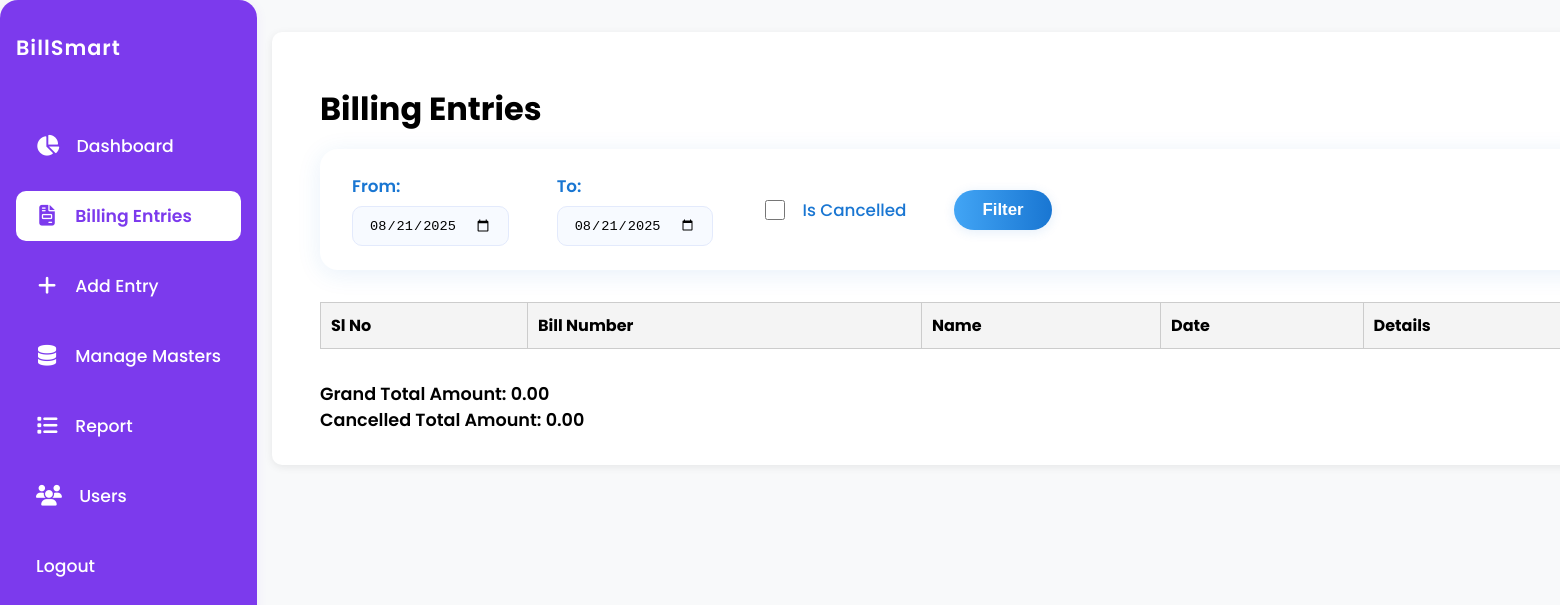
Page / (signed in) on the earlier database version.
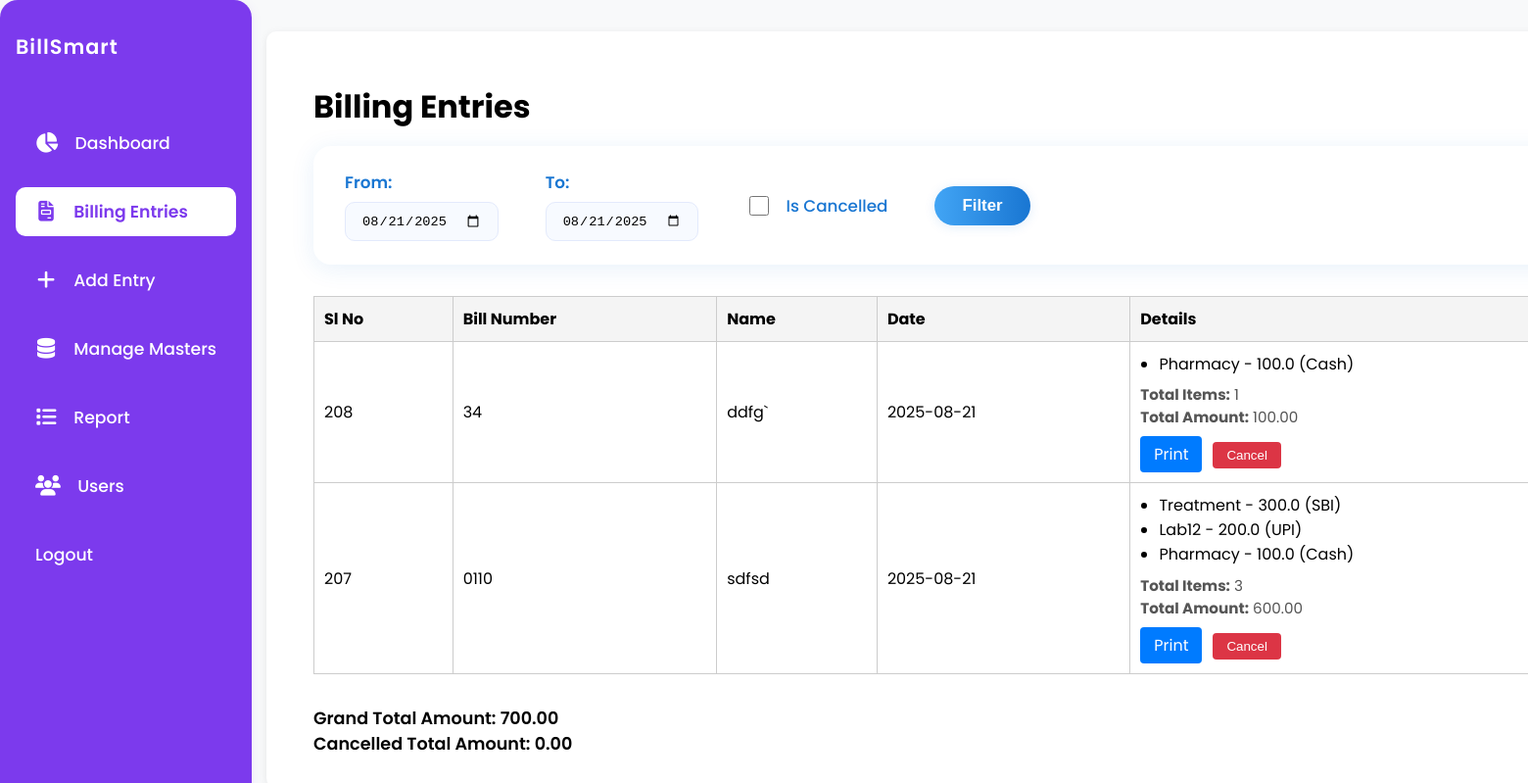
Same page on the later database version.
### app.py (models this page shows)
class HeaderEntry(db.Model):
    id = db.Column(db.Integer, primary_key=True)
    op_bill_no = db.Column(db.String(50), nullable=False)
    patient_name = db.Column(db.String(100), nullable=False)
    date = db.Column(db.Date, nullable=False)
    is_cancelled = db.Column(db.Boolean, default=False, nullable=False)
    created_at = db.Column(db.DateTime, default=lambda: datetime.now(IST), nullable=False)
    updated_at = db.Column(db.DateTime, default=lambda: datetime.now(IST), onupdate=lambda: datetime.now(IST), nullable=False)
    details = db.relationship('DetailsEntry', backref='header', lazy=True)

class DetailsEntry(db.Model):
    id = db.Column(db.Integer, primary_key=True)
    header_id = db.Column(db.Integer, db.ForeignKey('header_entry.id'), nullable=False)
    category_id = db.Column(db.Integer, db.ForeignKey('category.id'), nullable=False)
    amount = db.Column(db.Float, nullable=False)
    payment_type_id = db.Column(db.Integer, db.ForeignKey('payment_type.id'), nullable=False)
    category = db.relationship('Category', backref='details_entries')
    payment_type = db.relationship('PaymentType', backref='details_entries')

class Category(db.Model):
    id = db.Column(db.Integer, primary_key=True)
    name = db.Column(db.String(100), unique=True, nullable=False)

class PaymentType(db.Model):
    id = db.Column(db.Integer, primary_key=True)
    name = db.Column(db.String(100), unique=True, nullable=False)

### app.py (the view)
@app.route('/', methods=['GET', 'POST'])
@login_required
def index():
    today_str = datetime.now().strftime('%Y-%m-%d')
    from_date = request.args.get('from_date', today_str)
    to_date = request.args.get('to_date', today_str)
    is_cancelled = request.args.get('is_cancelled')
    if request.method == 'POST' and 'cancel_id' in request.form:
        header = HeaderEntry.query.get(int(request.form['cancel_id']))
        if header and not header.is_cancelled:
            header.is_cancelled = True
            header.updated_at = datetime.now(IST)
            db.session.commit()
    from_dt = datetime.strptime(from_date, '%Y-%m-%d').date()
    to_dt = datetime.strptime(to_date, '%Y-%m-%d').date()
    query = HeaderEntry.query.filter(HeaderEntry.date >= from_dt, HeaderEntry.date <= to_dt)
    if is_cancelled:
        query = query.filter(HeaderEntry.is_cancelled == True)
    headers = query.order_by(HeaderEntry.id.desc()).all()
    bills = []
    grand_total = 0.0
    cancelled_total = 0.0
    for header in headers:
        details = DetailsEntry.query.filter_by(header_id=header.id).all()
        total_amount = sum(d.amount for d in details)
        total_items = len(details)
        bills.append({
            'header': header,
            'details': details,
            'total_amount': total_amount,
            'total_items': total_items
        })
        if header.is_cancelled:
            cancelled_total += total_amount
        else:
            grand_total += total_amount
    return render_template('index.html', bills=bills, from_date=from_date, to_date=to_date, grand_total=grand_total, cancelled_total=cancelled_total)

### app.py (called while the page is built, shortened)
def login_required(f):
    @wraps(f)
    def decorated_function(*args, **kwargs):
        if 'user_id' not in session:
            return redirect(url_for('login'))
        return f(*args, **kwargs)
    return decorated_function

@app.context_processor
def inject_usertype():
    return dict(session=session)

@app.before_request
def daily_backup():
    if not os.path.exists(BACKUP_DIR):
        os.makedirs(BACKUP_DIR)
    today = datetime.now().strftime('%Y-%m-%d')
    last_backup = None
    if os.path.exists(LAST_BACKUP_FILE):
        with open(LAST_BACKUP_FILE, 'r') as f:
            last_backup = f.read().strip()

### templates/index.html (shortened to what this page needs)
<!DOCTYPE html>
<html lang="en">
<head>
</head>
<body>
    <div class="container" style="max-width:100vw; width:100vw; padding:32px 40px 32px 48px;">
                {% include '_navbar.html' %}
        <h1>Billing Entries</h1>
        <form method="get" action="{{ url_for('index') }}" class="filter-form">
            <label class="card-label">
                <span class="card-label-text">From:</span>
                <input type="date" name="from_date" value="{{ from_date }}" class="card-input">
            </label>
            <label class="card-label">
                <span class="card-label-text">To:</span>
                <input type="date" name="to_date" value="{{ to_date }}" class="card-input">
            </label>
            <label class="card-checkbox-label">
                <input type="checkbox" name="is_cancelled" value="1" {% if request.args.get('is_cancelled') %}checked{% endif %} class="card-checkbox">
                <span class="card-checkbox-text">Is Cancelled</span>
            </label>
            <button type="submit" class="card-btn">Filter</button>
        </form>
        <table>
            <tr>
                <th>Sl No</th>
                <th>Bill Number</th>
                <th>Name</th>
                <th>Date</th>
                <th>Details</th>
            </tr>
            {% for bill in bills %}
            <tr{% if bill.header.is_cancelled %} style="background-color: #e0e0e0; color: #888;"{% endif %}>
                <td>{{ bill.header.id }}</td>
                <td>{{ bill.header.op_bill_no }}</td>
                <td>{{ bill.header.patient_name }}</td>
                <td>{{ bill.header.date.strftime('%Y-%m-%d') }}</td>
                <td>
                    <ul>
                    {% for detail in bill.details %}
                        <li>{{ detail.category.name }} - {{ detail.amount }} ({{ detail.payment_type.name }})</li>
                    {% endfor %}
                    </ul>
                    <div style="font-size:0.95em; color:#555; margin-top:0.5em;">
                        <b>Total Items:</b> {{ bill.total_items }}<br>
                        <b>Total Amount:</b> {{ '%.2f' % bill.total_amount }}
                    </div>
                    <a href="{{ url_for('print_bill', header_id=bill.header.id) }}" target="_blank" style="display:inline-block;margin-top:0.5em;background:#007bff;color:#fff;padding:6px 14px;border-radius:4px;text-decoration:none;">Print</a>
                    {% if not bill.header.is_cancelled %}
                    <button type="button" onclick="cancelBill('{{ bill.header.id }}')" style="background:#dc3545; color:#fff; border:none; border-radius:4px; padding:6px 14px; margin-left:0.5em;">Cancel</button>
                    {% endif %}
                </td>
                          </tr>
            {% endfor %}
        </table>
        <div style="font-weight:600; font-size:1.1em; margin-top:1em;">
            Grand Total Amount: {{ '%.2f' % grand_total }}<br>
            Cancelled Total Amount: {{ '%.2f' % cancelled_total }}
        </div>
    </div>
</body>
</html>

### templates/_navbar.html (shortened to what this page needs)
<link rel="stylesheet" href="https://cdnjs.cloudflare.com/ajax/libs/font-awesome/6.4.2/css/all.min.css" />
<nav class="sidebar">
    <div class="logo">BillSmart</div>
    <a href="{{ url_for('dashboard') }}" {% if request.endpoint == 'dashboard' %}class="active"{% endif %}><i class="fa-solid fa-chart-pie"></i>Dashboard</a>
    <a href="{{ url_for('index') }}" {% if request.endpoint == 'index' %}class="active"{% endif %}><i class="fa-solid fa-file-invoice"></i>Billing Entries</a>
    <a href="{{ url_for('add_entry') }}" {% if request.endpoint == 'add_entry' %}class="active"{% endif %}><i class="fa-solid fa-plus"></i>Add Entry</a>
    <a href="{{ url_for('masters') }}" {% if request.endpoint == 'masters' %}class="active"{% endif %}><i class="fa-solid fa-database"></i>Manage Masters</a>
    <a href="{{ url_for('category_report') }}" {% if request.endpoint == 'category_report' %}class="active"{% endif %}><i class="fa-solid fa-list"></i>Report</a>
    {% if session.get('usertype') == 'admin' %}
    <a href="{{ url_for('users') }}" {% if request.path == url_for('users') %}class="active"{% endif %}><i class="fa-solid fa-users"></i>Users</a>
    {% endif %}
    <a href="{{ url_for('logout') }}">Logout</a>
</nav>

### templates/index.html (style rules this page uses)
body { font-family: Arial, sans-serif; margin: 2em; background: #f8f9fa; }
.container { max-width: 900px; margin: 0 auto; background: #fff; padding: 2em 2.5em 2em 2.5em; border-radius: 10px; box-shadow: 0 2px 8px rgba(0,0,0,0.08); }
h1 { margin-bottom: 0.5em; }
table { border-collapse: collapse; width: 100%; margin-bottom: 2em; background: #fff; }
th, td { border: 1px solid #ccc; padding: 10px; text-align: left; }
th { background: #f4f4f4; }
ul { margin: 0; padding-left: 1.2em; }
.filter-form { display: flex; flex-wrap: wrap; gap: 1.5em; align-items: center; margin-bottom: 2em; background: #fff; padding: 1.5em 2em; border-radius: 18px; box-shadow: 0 4px 24px rgba(25, 118, 210, 0.10); }
.card-label { display: flex; flex-direction: column; gap: 0.3em; margin-right: 1.5em; }
.card-label-text { font-size: 1.05em; color: #1976d2; font-weight: 600; margin-bottom: 2px; }
.card-input { padding: 10px 16px; border: 1px solid #e3eafc; border-radius: 10px; font-size: 1.05em; background: #f7faff; transition: border-color 0.2s; }
.card-checkbox-label { display: flex; align-items: center; gap: 0.7em; margin-right: 1.5em; }
.card-checkbox { width: 20px; height: 20px; accent-color: #1976d2; border-radius: 50%; border: 1px solid #e3eafc; margin-right: 6px; }
.card-checkbox-text { font-size: 1.05em; color: #1976d2; font-weight: 500; }
.card-btn { background: linear-gradient(90deg, #42a5f5 0%, #1976d2 100%); color: #fff; border: none; padding: 10px 28px; border-radius: 30px; font-size: 1.05em; font-weight: 600; box-shadow: 0 2px 12px rgba(25, 118, 210, 0.12); margin-right: 1em; cursor: pointer; transition: background 0.2s, box-shadow 0.2s; }

### templates/_navbar.html (style rules this page uses)
body { font-family: 'Poppins', Arial, sans-serif; }
.sidebar { background: #7c3aed; padding: 2em 1em; border-radius: 18px; min-width: 220px; height: 100vh; position: fixed; top: 0; left: 0; display: flex; flex-direction: column; gap: 1em; z-index: 100; box-shadow: 0 2px 12px rgba(124,58,237,0.08); }
.sidebar .logo { font-size: 1.3em; font-weight: 600; color: #fff; margin-bottom: 2em; letter-spacing: 1px; text-align: left; }
.sidebar a { color: #fff; text-decoration: none; font-weight: 500; transition: background 0.2s, color 0.2s; padding: 12px 20px; border-radius: 10px; margin-bottom: 4px; display: flex; align-items: center; gap: 1em; font-size: 1.08em; }
.sidebar a.active, .sidebar a:focus { background: #fff; color: #7c3aed; font-weight: 600; }
.sidebar a i { font-size: 1.2em; min-width: 22px; text-align: center; }
.container { margin-left: 240px !important; max-width: 900px; }

Differences in the rows shown:
added HeaderEntry: header.id "208", header.op_bill_no "34", header.patient_name "ddfg`", header "2025-08-21"
added DetailsEntry: category.name "Pharmacy", amount "100.0", payment_type.name "Cash", shown under "208"
added HeaderEntry: header.id "207", header.op_bill_no "0110", header.patient_name "sdfsd", header "2025-08-21"
added DetailsEntry: category.name "Treatment", amount "300.0", payment_type.name "SBI", shown under "207"
added DetailsEntry: category.name "Lab12", amount "200.0", payment_type.name "UPI", shown under "207"
added DetailsEntry: category.name "Pharmacy", amount "100.0", payment_type.name "Cash", shown under "207"
Other differences:
{{ '%.2f' % grand_total }}: "0.00" → "700.00"
new list line: "Total Items: 1 Total Amount: 100.00 Print Cancel"
new list line: "Total Items: 3 Total Amount: 600.00 Print Cancel"
